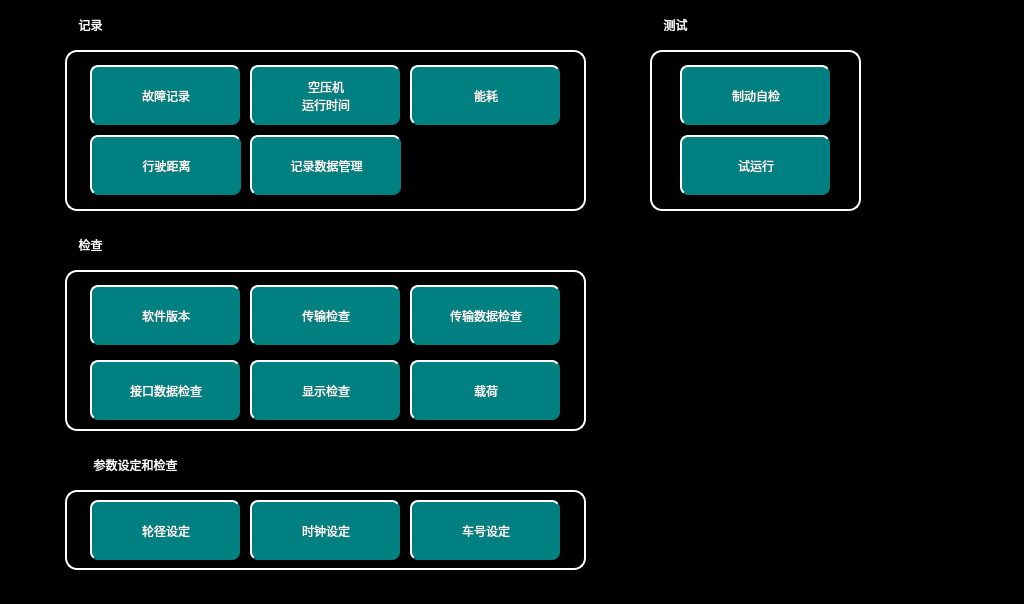
<?xml version="1.0" encoding="UTF-8"?>
<ui version="4.0">
 <class>VehicleMaintaincePage</class>
 <widget class="QWidget" name="VehicleMaintaincePage">
  <property name="geometry">
   <rect>
    <x>0</x>
    <y>0</y>
    <width>1024</width>
    <height>604</height>
   </rect>
  </property>
  <property name="windowTitle">
   <string>Form</string>
  </property>
  <property name="styleSheet">
   <string notr="true">QWidget
{
	background-color: black;
}

QPushButton
{
	font: 20px, &quot;微软雅黑&quot;;
    color: white;
	background-color: rgb(0, 128, 128);
	border-radius:8px;border-top: 2px solid white;	
	border-left: 2px solid white;
}</string>
  </property>
  <widget class="QLabel" name="label">
   <property name="geometry">
    <rect>
     <x>65</x>
     <y>10</y>
     <width>51</width>
     <height>30</height>
    </rect>
   </property>
   <property name="styleSheet">
    <string notr="true">color: white;
font: 20px, &quot;微软雅黑&quot;;
</string>
   </property>
   <property name="text">
    <string>记录</string>
   </property>
   <property name="textFormat">
    <enum>Qt::AutoText</enum>
   </property>
   <property name="alignment">
    <set>Qt::AlignCenter</set>
   </property>
  </widget>
  <widget class="QLabel" name="label2">
   <property name="geometry">
    <rect>
     <x>65</x>
     <y>50</y>
     <width>521</width>
     <height>161</height>
    </rect>
   </property>
   <property name="styleSheet">
    <string notr="true">color: white;
border: 2px solid  white;
border-radius: 12px;
</string>
   </property>
   <property name="text">
    <string/>
   </property>
   <property name="textFormat">
    <enum>Qt::AutoText</enum>
   </property>
   <property name="alignment">
    <set>Qt::AlignCenter</set>
   </property>
  </widget>
  <widget class="QLabel" name="label4">
   <property name="geometry">
    <rect>
     <x>65</x>
     <y>270</y>
     <width>521</width>
     <height>161</height>
    </rect>
   </property>
   <property name="styleSheet">
    <string notr="true">color: white;
border: 2px solid  white;
border-radius: 12px;
</string>
   </property>
   <property name="text">
    <string/>
   </property>
   <property name="textFormat">
    <enum>Qt::AutoText</enum>
   </property>
   <property name="alignment">
    <set>Qt::AlignCenter</set>
   </property>
  </widget>
  <widget class="QLabel" name="label3">
   <property name="geometry">
    <rect>
     <x>65</x>
     <y>230</y>
     <width>51</width>
     <height>30</height>
    </rect>
   </property>
   <property name="styleSheet">
    <string notr="true">color: white;
font: 20px, &quot;微软雅黑&quot;;
</string>
   </property>
   <property name="text">
    <string>检查</string>
   </property>
   <property name="textFormat">
    <enum>Qt::AutoText</enum>
   </property>
   <property name="alignment">
    <set>Qt::AlignCenter</set>
   </property>
  </widget>
  <widget class="QLabel" name="label5">
   <property name="geometry">
    <rect>
     <x>65</x>
     <y>450</y>
     <width>141</width>
     <height>30</height>
    </rect>
   </property>
   <property name="styleSheet">
    <string notr="true">color: white;
font: 20px, &quot;微软雅黑&quot;;
</string>
   </property>
   <property name="text">
    <string>参数设定和检查</string>
   </property>
   <property name="textFormat">
    <enum>Qt::AutoText</enum>
   </property>
   <property name="alignment">
    <set>Qt::AlignCenter</set>
   </property>
  </widget>
  <widget class="QLabel" name="label6">
   <property name="geometry">
    <rect>
     <x>65</x>
     <y>490</y>
     <width>521</width>
     <height>80</height>
    </rect>
   </property>
   <property name="styleSheet">
    <string notr="true">color: white;
border: 2px solid  white;
border-radius: 12px;
</string>
   </property>
   <property name="text">
    <string/>
   </property>
   <property name="textFormat">
    <enum>Qt::AutoText</enum>
   </property>
   <property name="alignment">
    <set>Qt::AlignCenter</set>
   </property>
  </widget>
  <widget class="QPushButton" name="FaultRecordBtn">
   <property name="geometry">
    <rect>
     <x>90</x>
     <y>65</y>
     <width>150</width>
     <height>60</height>
    </rect>
   </property>
   <property name="focusPolicy">
    <enum>Qt::NoFocus</enum>
   </property>
   <property name="text">
    <string>故障记录</string>
   </property>
  </widget>
  <widget class="QPushButton" name="APRunningTimeBtn">
   <property name="geometry">
    <rect>
     <x>250</x>
     <y>65</y>
     <width>150</width>
     <height>60</height>
    </rect>
   </property>
   <property name="focusPolicy">
    <enum>Qt::NoFocus</enum>
   </property>
   <property name="text">
    <string>空压机
运行时间</string>
   </property>
  </widget>
  <widget class="QPushButton" name="Consumption">
   <property name="geometry">
    <rect>
     <x>410</x>
     <y>65</y>
     <width>150</width>
     <height>60</height>
    </rect>
   </property>
   <property name="focusPolicy">
    <enum>Qt::NoFocus</enum>
   </property>
   <property name="text">
    <string>能耗</string>
   </property>
  </widget>
  <widget class="QPushButton" name="DistainceBtn">
   <property name="geometry">
    <rect>
     <x>90</x>
     <y>135</y>
     <width>151</width>
     <height>60</height>
    </rect>
   </property>
   <property name="focusPolicy">
    <enum>Qt::NoFocus</enum>
   </property>
   <property name="text">
    <string>行驶距离</string>
   </property>
  </widget>
  <widget class="QPushButton" name="TCMSVisionBtn">
   <property name="geometry">
    <rect>
     <x>90</x>
     <y>285</y>
     <width>150</width>
     <height>60</height>
    </rect>
   </property>
   <property name="focusPolicy">
    <enum>Qt::NoFocus</enum>
   </property>
   <property name="text">
    <string>软件版本</string>
   </property>
  </widget>
  <widget class="QPushButton" name="PortsDataBtn">
   <property name="geometry">
    <rect>
     <x>410</x>
     <y>285</y>
     <width>150</width>
     <height>60</height>
    </rect>
   </property>
   <property name="focusPolicy">
    <enum>Qt::NoFocus</enum>
   </property>
   <property name="text">
    <string>传输数据检查</string>
   </property>
  </widget>
  <widget class="QPushButton" name="RIOMIOBtn">
   <property name="geometry">
    <rect>
     <x>90</x>
     <y>360</y>
     <width>150</width>
     <height>60</height>
    </rect>
   </property>
   <property name="focusPolicy">
    <enum>Qt::NoFocus</enum>
   </property>
   <property name="text">
    <string>接口数据检查</string>
   </property>
  </widget>
  <widget class="QPushButton" name="HMICheckBtn">
   <property name="geometry">
    <rect>
     <x>250</x>
     <y>360</y>
     <width>150</width>
     <height>60</height>
    </rect>
   </property>
   <property name="focusPolicy">
    <enum>Qt::NoFocus</enum>
   </property>
   <property name="text">
    <string>显示检查</string>
   </property>
  </widget>
  <widget class="QPushButton" name="WheelSetBtn">
   <property name="geometry">
    <rect>
     <x>90</x>
     <y>500</y>
     <width>150</width>
     <height>60</height>
    </rect>
   </property>
   <property name="focusPolicy">
    <enum>Qt::NoFocus</enum>
   </property>
   <property name="text">
    <string>轮径设定</string>
   </property>
  </widget>
  <widget class="QPushButton" name="SystimeSetBtn">
   <property name="geometry">
    <rect>
     <x>250</x>
     <y>500</y>
     <width>150</width>
     <height>60</height>
    </rect>
   </property>
   <property name="focusPolicy">
    <enum>Qt::NoFocus</enum>
   </property>
   <property name="text">
    <string>时钟设定</string>
   </property>
  </widget>
  <widget class="QPushButton" name="LoadBtn">
   <property name="geometry">
    <rect>
     <x>410</x>
     <y>360</y>
     <width>150</width>
     <height>60</height>
    </rect>
   </property>
   <property name="focusPolicy">
    <enum>Qt::NoFocus</enum>
   </property>
   <property name="text">
    <string>载荷</string>
   </property>
  </widget>
  <widget class="QLabel" name="label7">
   <property name="geometry">
    <rect>
     <x>650</x>
     <y>50</y>
     <width>211</width>
     <height>161</height>
    </rect>
   </property>
   <property name="styleSheet">
    <string notr="true">color: white;
border: 2px solid  white;
border-radius: 12px;
</string>
   </property>
   <property name="text">
    <string/>
   </property>
   <property name="textFormat">
    <enum>Qt::AutoText</enum>
   </property>
   <property name="alignment">
    <set>Qt::AlignCenter</set>
   </property>
  </widget>
  <widget class="QLabel" name="label8">
   <property name="geometry">
    <rect>
     <x>650</x>
     <y>10</y>
     <width>51</width>
     <height>30</height>
    </rect>
   </property>
   <property name="styleSheet">
    <string notr="true">color: white;
font: 20px, &quot;微软雅黑&quot;;
</string>
   </property>
   <property name="text">
    <string>测试</string>
   </property>
   <property name="textFormat">
    <enum>Qt::AutoText</enum>
   </property>
   <property name="alignment">
    <set>Qt::AlignCenter</set>
   </property>
  </widget>
  <widget class="QPushButton" name="BrakeTestBtn">
   <property name="geometry">
    <rect>
     <x>680</x>
     <y>65</y>
     <width>150</width>
     <height>60</height>
    </rect>
   </property>
   <property name="focusPolicy">
    <enum>Qt::NoFocus</enum>
   </property>
   <property name="text">
    <string>制动自检</string>
   </property>
  </widget>
  <widget class="QPushButton" name="RuntestBtn">
   <property name="geometry">
    <rect>
     <x>860</x>
     <y>540</y>
     <width>150</width>
     <height>60</height>
    </rect>
   </property>
   <property name="focusPolicy">
    <enum>Qt::NoFocus</enum>
   </property>
   <property name="styleSheet">
    <string notr="true">background-color:black;
color:black;
border:black solid;</string>
   </property>
   <property name="text">
    <string>试运行</string>
   </property>
  </widget>
  <widget class="QPushButton" name="TCMSStateBtn">
   <property name="geometry">
    <rect>
     <x>250</x>
     <y>285</y>
     <width>150</width>
     <height>60</height>
    </rect>
   </property>
   <property name="focusPolicy">
    <enum>Qt::NoFocus</enum>
   </property>
   <property name="text">
    <string>传输检查</string>
   </property>
  </widget>
  <widget class="QPushButton" name="HMIInitBtn">
   <property name="geometry">
    <rect>
     <x>690</x>
     <y>390</y>
     <width>150</width>
     <height>60</height>
    </rect>
   </property>
   <property name="focusPolicy">
    <enum>Qt::NoFocus</enum>
   </property>
   <property name="styleSheet">
    <string notr="true">background-color:black;
color:black;
border:black solid;</string>
   </property>
   <property name="text">
    <string>初始设定</string>
   </property>
  </widget>
  <widget class="QPushButton" name="DataManagementBtn">
   <property name="geometry">
    <rect>
     <x>250</x>
     <y>135</y>
     <width>151</width>
     <height>60</height>
    </rect>
   </property>
   <property name="focusPolicy">
    <enum>Qt::NoFocus</enum>
   </property>
   <property name="text">
    <string>记录数据管理</string>
   </property>
  </widget>
  <widget class="QPushButton" name="AllDataBtn">
   <property name="geometry">
    <rect>
     <x>690</x>
     <y>260</y>
     <width>150</width>
     <height>60</height>
    </rect>
   </property>
   <property name="focusPolicy">
    <enum>Qt::NoFocus</enum>
   </property>
   <property name="styleSheet">
    <string notr="true">background-color:black;
color:black;
border:black solid;</string>
   </property>
   <property name="text">
    <string>传输检查</string>
   </property>
  </widget>
  <widget class="QPushButton" name="TrainNumBtn">
   <property name="geometry">
    <rect>
     <x>410</x>
     <y>500</y>
     <width>150</width>
     <height>60</height>
    </rect>
   </property>
   <property name="focusPolicy">
    <enum>Qt::NoFocus</enum>
   </property>
   <property name="styleSheet">
    <string notr="true"/>
   </property>
   <property name="text">
    <string>车号设定</string>
   </property>
  </widget>
  <widget class="QPushButton" name="TestPageBtn">
   <property name="geometry">
    <rect>
     <x>680</x>
     <y>135</y>
     <width>150</width>
     <height>60</height>
    </rect>
   </property>
   <property name="focusPolicy">
    <enum>Qt::NoFocus</enum>
   </property>
   <property name="text">
    <string>试运行</string>
   </property>
  </widget>
 </widget>
 <resources/>
 <connections/>
</ui>
